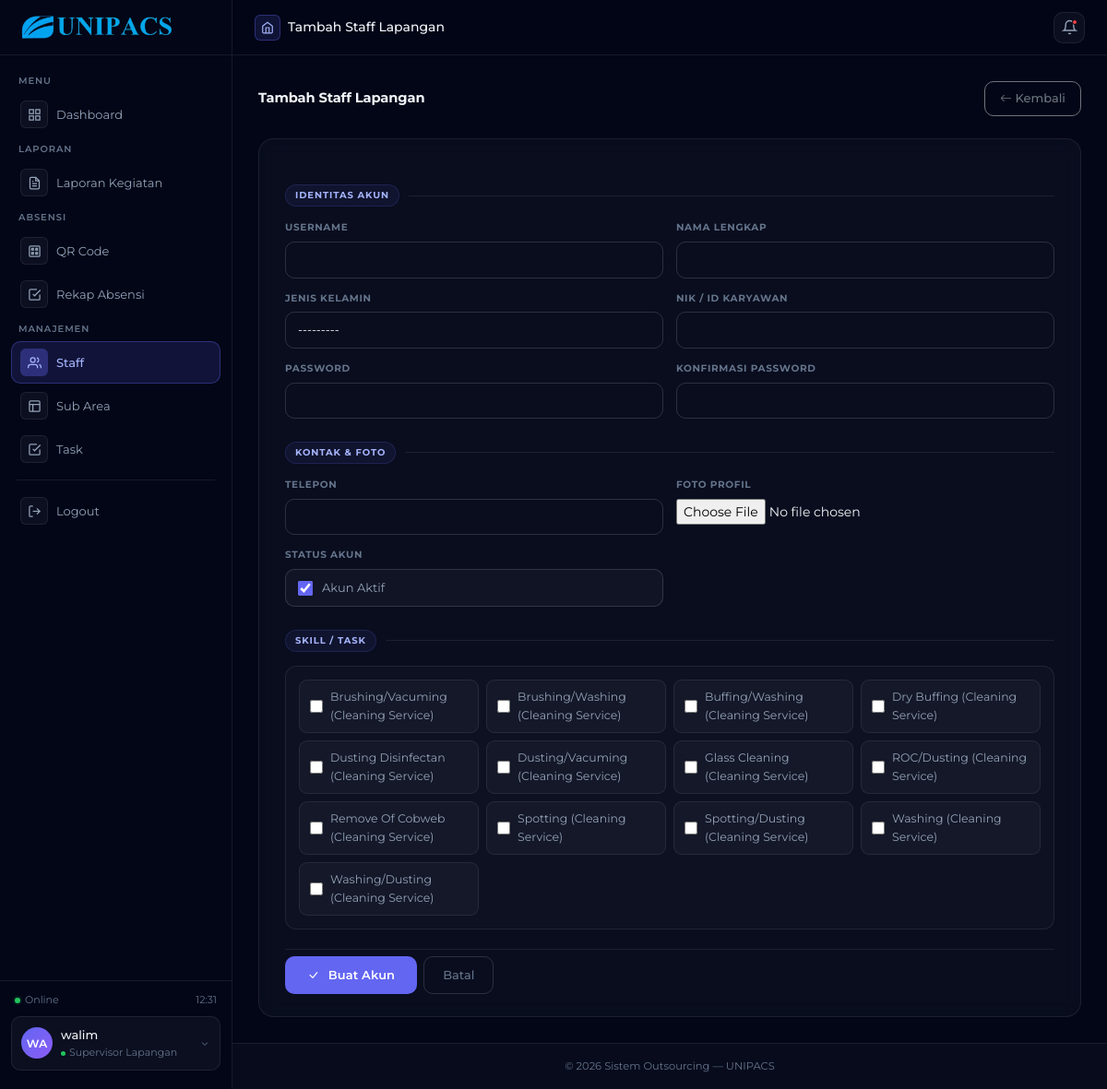
The page /supervisor/staff/tambah/ (signed in) on the database its author committed.
### outsourcing/models.py (models this page shows, shortened)
class User(AbstractUser):
    role = models.CharField(
        max_length=30,
        choices=RoleChoices.choices,
        default=RoleChoices.STAFF,
    )
    nama_lengkap = models.CharField(max_length=150, blank=True)
    jenis_kelamin = models.CharField(
        max_length=1,
        choices=GenderChoices.choices,
        blank=True,
        null=True,
    )
    nik = models.CharField(
        max_length=20,
        blank=True,
        null=True,
        unique=True,
        help_text='NIK / ID Karyawan (contoh: 202403157)',
    )
    telepon      = models.CharField(
        max_length=20,
        blank=True,
        validators=[telepon_validator],
    )
    foto_profil  = models.ImageField(
        upload_to='foto_profil/',
        blank=True,
        null=True,
    )
    dibuat_pada  = models.DateTimeField(auto_now_add=True)
    diubah_pada  = models.DateTimeField(auto_now=True)
    class Meta:
        verbose_name        = 'Pengguna'
        verbose_name_plural = 'Pengguna'
        ordering            = ['nama_lengkap']

### outsourcing/views/supervisor/staff.py (the view)
# urls.py: path('supervisor/staff/tambah/', staff_create, name='supervisor_staff_create'),
@supervisor_required
def staff_create(request):
    if request.method == 'POST':
        form = CreateStaffForm(request.POST, request.FILES, supervisor=request.user)
        if form.is_valid():
            user = form.save(commit=False)
            user.role = 'staff'
            user.set_password(form.cleaned_data['password'])
            user.save()
            StaffSupervisor.objects.create(
                staff=user,
                supervisor=request.user,
                is_active=True,
            )
            tasks = form.cleaned_data.get('tasks', [])
            for task in tasks:
                StaffTask.objects.create(
                    staff=user,
                    task=task,
                    is_active=True,
                )
            messages.success(
                request,
                f'Akun Staff "{user.nama_lengkap}" berhasil dibuat dan '
                f'ditugaskan ke wilayah Anda.'
            )
            return redirect('supervisor_staff_list')
        else:
            for field, errors in form.errors.items():
                for error in errors:
                    messages.error(request, f'Error {field}: {error}')
    else:
        form = CreateStaffForm(supervisor=request.user)
    context = {
        'form'      : form,
        'page_title': 'Tambah Staff Lapangan',
        'action'    : 'Buat Akun',
    }
    return render(request, 'supervisor/staff/form.html', context)

### outsourcing/models.py (called while the page is built)
    def __str__(self):
        return f"{self.nama_task} ({self.jenis_jasa.nama_jasa})"

### outsourcing/templates/supervisor/staff/form.html (shortened to what this page needs)
{% extends 'supervisor/base_supervisor.html' %}
{% load static %}
{% block extra_css %}
<link rel="stylesheet" href="{% static 'css/supervisor/staff_form_list.css' %}">
{% endblock %}
{% block content %}
<div class="form-page-header">
    <h5>{{ page_title }}</h5>
    <a href="{% url 'supervisor_staff_list' %}" class="btn btn-outline-secondary btn-sm">
        <i class="bi bi-arrow-left"></i> Kembali
    </a>
</div>
<div class="form-card">
    <form method="post" enctype="multipart/form-data">
        <div class="section-divider"><span>Identitas Akun</span></div>
        <div class="row g-3">
            <div class="col-md-6">
                <div class="field-group">
                    <label class="field-label">Username</label>
                    {{ form.username }}
                </div>
            </div>
            <div class="col-md-6">
                <div class="field-group">
                    <label class="field-label">Nama Lengkap</label>
                    {{ form.nama_lengkap }}
                </div>
            </div>
            <div class="col-md-6">
                <div class="field-group">
                    <label class="field-label">Jenis Kelamin</label>
                    {{ form.jenis_kelamin }}
                </div>
            </div>
            <div class="col-md-6">
                <div class="field-group">
                    <label class="field-label">NIK / ID Karyawan</label>
                    {{ form.nik }}
                </div>
            </div>
            <div class="col-md-6">
                <div class="field-group">
                    <label class="field-label">Password</label>
                    {{ form.password }}
                </div>
            </div>
            <div class="col-md-6">
                <div class="field-group">
                    <label class="field-label">Konfirmasi Password</label>
                    {{ form.konfirmasi_password }}
                </div>
            </div>
        </div>
        <div class="section-divider"><span>Kontak & Foto</span></div>
        <div class="row g-3">
            <div class="col-md-6">
                <div class="field-group">
                    <label class="field-label">Telepon</label>
                    {{ form.telepon }}
                </div>
            </div>
            <div class="col-md-6">
                <div class="field-group">
                    <label class="field-label">Foto Profil</label>
                    {{ form.foto_profil }}
                </div>
            </div>
            <div class="col-md-6">
                <div class="field-group">
                    <label class="field-label">Status Akun</label>
                    <div class="toggle-wrap">
                        {{ form.is_active }}
                        <label for="{{ form.is_active.id_for_label }}">Akun Aktif</label>
                    </div>
                </div>
            </div>
        </div>
        <div class="section-divider"><span>Skill / Task</span></div>
        <div class="field-group">
            <div class="task-grid">
                {% for checkbox in form.tasks %}
                <label class="task-item">
                    <input
                        type="checkbox"
                        name="{{ checkbox.data.name }}"
                        value="{{ checkbox.data.value }}"
                        id="{{ checkbox.id_for_label }}"
                    >
                    {{ checkbox.choice_label }}
                </label>
                {% empty %}
                <div style="font-size:13px;color:var(--clr-text-muted);grid-column:1/-1;">
                    Tidak ada task tersedia.
                </div>
                {% endfor %}
            </div>
        </div>
        <div class="d-flex gap-2 mt-4 pt-2" style="border-top:1px solid var(--clr-border);">
            <button type="submit" class="btn-submit">
                <i class="bi bi-check-lg me-1"></i> {{ action }}
            </button>
            <a href="{% url 'supervisor_staff_list' %}" class="btn-cancel">Batal</a>
        </div>
    </form>
</div>
{% endblock %}

### outsourcing/templates/base/base.html (shortened to what this page needs)
{% load static %}
<!DOCTYPE html>
<html lang="id">
<head>
    <link href="https://cdn.jsdelivr.net/npm/bootstrap@5.3.2/dist/css/bootstrap.min.css" rel="stylesheet">
    <link href="https://cdn.jsdelivr.net/npm/bootstrap-icons@1.11.3/font/bootstrap-icons.css" rel="stylesheet">
    <link rel="stylesheet" href="https://cdnjs.cloudflare.com/ajax/libs/font-awesome/6.4.0/css/all.min.css">
    <link href="{% static 'css/base.css' %}" rel="stylesheet">
    {% block extra_css %}{% endblock %}
</head>
<body>
<div class="orb two"></div>
<div class="orb three"></div>
<div class="app-shell">
<div class="sidebar" id="sidebar">
    <div class="sidebar-logo">
        <div class="logo-mark">
            <img src="{% static 'image/logo.png' %}" alt="UNIPACS Logo">
        </div>
    </div>
    <div class="sidebar-nav">
        {% block sidebar %}{% endblock %}
        <div class="nav-divider"></div>
        <form method="post" action="{% url 'logout' %}">
            <button type="submit" class="nav-link logout-nav-btn">
                <div class="nav-icon">
                    <svg viewBox="0 0 24 24" fill="none" stroke="currentColor" stroke-width="2">
                        <path d="M9 21H5a2 2 0 0 1-2-2V5a2 2 0 0 1 2-2h4"/>
                        <polyline points="16 17 21 12 16 7"/>
                        <line x1="21" y1="12" x2="9" y2="12"/>
                    </svg>
                </div>
                <span class="nav-label">Logout</span>
            </button>
        </form>
    </div>
    <div class="sidebar-footer">
        <div class="system-status">
            <div class="status-pill">
                <div class="status-dot online"></div>
                <span>Online</span>
            </div>
            <div class="sidebar-clock" id="clock">00:00</div>
        </div>
        <div class="user-card">
            <div class="user-avatar">
                {{ request.user.nama_lengkap|default:request.user.username|slice:":2"|upper }}
            </div>
            <div class="user-info">
                <div class="user-name">
                    {{ request.user.nama_lengkap|default:request.user.username }}
                </div>
                <div class="user-role">
                    <div class="role-badge-dot"></div>
                    <span>{{ request.user.get_role_display }}</span>
                </div>
            </div>
            <div class="user-chevron">
                <svg width="12" height="12" viewBox="0 0 24 24" fill="none" stroke="currentColor" stroke-width="2">
                    <polyline points="6 9 12 15 18 9"/>
                </svg>
            </div>
        </div>
    </div>
</div>
    <div class="main-area">
        <div class="top-header">
            <div class="page-breadcrumb">
                <div class="breadcrumb-icon">
                    <svg viewBox="0 0 24 24" fill="none" stroke="currentColor" stroke-width="2">
                        <path d="M3 9l9-7 9 7v11a2 2 0 0 1-2 2H5a2 2 0 0 1-2-2z"/>
                        <polyline points="9 22 9 12 15 12 15 22"/>
                    </svg>
                </div>
                <div class="page-title">{{ page_title }}</div>
            </div>
            <div class="header-actions">
                <button class="header-btn">
                    <svg viewBox="0 0 24 24" fill="none" stroke="currentColor" stroke-width="2">
                        <path d="M18 8A6 6 0 0 0 6 8c0 7-3 9-3 9h18s-3-2-3-9"/>
                        <path d="M13.73 21a2 2 0 0 1-3.46 0"/>
                    </svg>
                    <div class="notif-dot"></div>
                </button>
            </div>
        </div>
        <div class="page-content">
            {% block content %}{% endblock %}
        </div>
        <footer class="main-footer">
            <div class="footer-content">
                <p>© {% now "Y" %} Sistem Outsourcing — UNIPACS</p>
            </div>
        </footer>
    </div>
</div>
</body>
</html>

### outsourcing/static/css/supervisor/staff_form_list.css (style rules this page uses)
.form-page-header { display: flex; justify-content: space-between; align-items: center; margin-bottom: 1.75rem; }
.form-page-header h5 { font-size: 1.05rem; font-weight: 700; letter-spacing: -0.01em; color: var(--clr-text-primary); margin: 0; }
.form-card { background: rgba(255, 255, 255, 0.03); border: 1px solid var(--clr-border); border-radius: 16px; padding: 1.75rem 2rem; backdrop-filter: blur(12px); }
.section-divider { display: flex; align-items: center; gap: 10px; margin: 1.75rem 0 1.1rem; }
.section-divider span { font-size: 10px; font-weight: 700; letter-spacing: 0.09em; text-transform: uppercase; color: var(--clr-text-muted); white-space: nowrap; padding: 3px 10px; background: rgba(99, 102, 241, 0.08); border: 1px solid rgba(99, 102, 241, 0.18); border-radius: 20px; color: #a5b4fc; }
.section-divider::after { content: ''; flex: 1; height: 1px; background: var(--clr-border); }
.field-group { display: flex; flex-direction: column; gap: 6px; }
.field-label { font-size: 10.5px; font-weight: 700; letter-spacing: 0.06em; text-transform: uppercase; color: var(--clr-text-muted); }
.form-card .form-control, .form-card .form-select { border-radius: 10px; border: 1px solid var(--clr-border-strong); padding: 9px 13px; font-size: 13px; font-family: var(--font-base); background: transparent; color: #fff; transition: border-color 150ms ease, box-shadow 150ms ease, background 150ms ease; width: 100%; }
.form-card .form-control::placeholder { color: var(--clr-text-muted); }
.task-grid { display: grid; grid-template-columns: repeat(auto-fill, minmax(175px, 1fr)); gap: 8px; background: rgba(255, 255, 255, 0.02); border: 1px solid var(--clr-border); border-radius: 12px; padding: 14px; }
.task-item { display: flex; align-items: center; gap: 8px; padding: 8px 11px; border-radius: 9px; border: 1px solid var(--clr-border); background: rgba(255, 255, 255, 0.03); cursor: pointer; transition: all 0.15s ease; font-size: 12.5px; color: var(--clr-text-secondary); user-select: none; }
.task-item input[type="checkbox"] { accent-color: var(--clr-accent); width: 14px; height: 14px; flex-shrink: 0; cursor: pointer; }
.toggle-wrap { display: flex; align-items: center; gap: 10px; padding: 9px 13px; background: rgba(255, 255, 255, 0.03); border: 1px solid var(--clr-border-strong); border-radius: 10px; transition: border-color 0.15s; cursor: pointer; }
.toggle-wrap input[type="checkbox"] { accent-color: var(--clr-accent); width: 16px; height: 16px; cursor: pointer; flex-shrink: 0; }
.toggle-wrap label { font-size: 13px; color: var(--clr-text-secondary); cursor: pointer; user-select: none; margin: 0; }
.btn-submit { display: inline-flex; align-items: center; gap: 6px; background: var(--clr-accent); color: #fff; border: none; border-radius: 10px; padding: 9px 24px; font-size: 13px; font-weight: 600; font-family: var(--font-base); letter-spacing: 0.01em; cursor: pointer; transition: background 0.15s, transform 0.1s, box-shadow 0.15s; }
.btn-cancel { display: inline-flex; align-items: center; gap: 6px; background: transparent; color: var(--clr-text-muted); border: 1px solid var(--clr-border-strong); border-radius: 10px; padding: 9px 20px; font-size: 13px; font-weight: 500; font-family: var(--font-base); text-decoration: none; transition: background 0.15s, color 0.15s, border-color 0.15s; cursor: pointer; }

### rows shown on the page
User: user.nama_lengkap "WA", user.nama_lengkap "walim", user.role "Supervisor Lapangan"

### other values the page prints
{{ page_title }} "Tambah Staff Lapangan"
{{ checkbox.choice_label }} "Brushing/Vacuming (Cleaning Service)" "Brushing/Washing (Cleaning Service)" "Buffing/Washing (Cleaning Service)" "Dry Buffing (Cleaning Service)" "Dusting Disinfectan (Cleaning Service)" "Dusting/Vacuming (Cleaning Service)" "Glass Cleaning (Cleaning Service)" "ROC/Dusting (Cleaning Service)" "Remove Of Cobweb (Cleaning Service)" "Spotting (Cleaning Service)" "Spotting/Dusting (Cleaning Service)" "Washing (Cleaning Service)" "Washing/Dusting (Cleaning Service)"
{{ action }} "Buat Akun"
